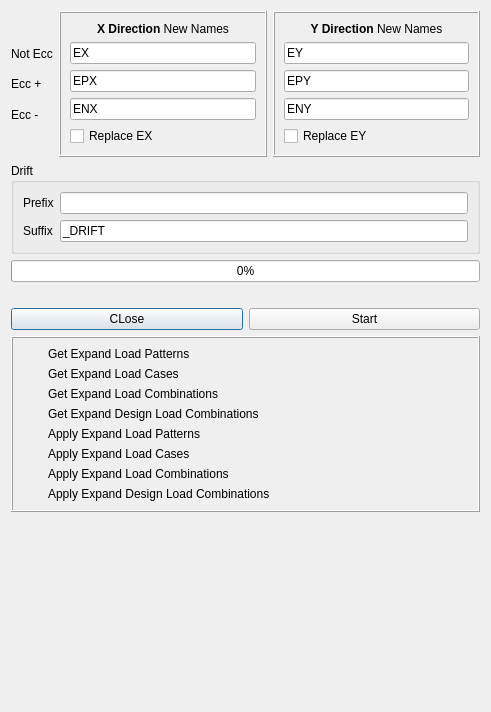
<?xml version="1.0" encoding="UTF-8"?>
<ui version="4.0">
 <class>Dialog</class>
 <widget class="QDialog" name="Dialog">
  <property name="geometry">
   <rect>
    <x>0</x>
    <y>0</y>
    <width>491</width>
    <height>712</height>
   </rect>
  </property>
  <property name="windowTitle">
   <string>Explode Seismic Load Patterns</string>
  </property>
  <layout class="QVBoxLayout" name="verticalLayout_4">
   <item>
    <layout class="QHBoxLayout" name="horizontalLayout_2">
     <item>
      <layout class="QVBoxLayout" name="verticalLayout">
       <item>
        <widget class="QLabel" name="label">
         <property name="text">
          <string/>
         </property>
        </widget>
       </item>
       <item>
        <widget class="QLabel" name="label_6">
         <property name="text">
          <string>Not Ecc</string>
         </property>
        </widget>
       </item>
       <item>
        <widget class="QLabel" name="label_2">
         <property name="text">
          <string>Ecc +</string>
         </property>
        </widget>
       </item>
       <item>
        <widget class="QLabel" name="label_3">
         <property name="text">
          <string>Ecc -</string>
         </property>
        </widget>
       </item>
       <item>
        <widget class="QLabel" name="label_7">
         <property name="text">
          <string/>
         </property>
        </widget>
       </item>
      </layout>
     </item>
     <item>
      <layout class="QHBoxLayout" name="horizontalLayout">
       <item>
        <widget class="QFrame" name="frame">
         <property name="frameShape">
          <enum>QFrame::Box</enum>
         </property>
         <property name="frameShadow">
          <enum>QFrame::Raised</enum>
         </property>
         <layout class="QVBoxLayout" name="verticalLayout_2">
          <item>
           <widget class="QLabel" name="label_4">
            <property name="text">
             <string>&lt;html&gt;&lt;head/&gt;&lt;body&gt;&lt;p&gt;&lt;span style=&quot; font-weight:600;&quot;&gt;X Direction&lt;/span&gt; New Names&lt;/p&gt;&lt;/body&gt;&lt;/html&gt;</string>
            </property>
            <property name="alignment">
             <set>Qt::AlignCenter</set>
            </property>
           </widget>
          </item>
          <item>
           <widget class="QLineEdit" name="ex">
            <property name="text">
             <string>EX</string>
            </property>
           </widget>
          </item>
          <item>
           <widget class="QLineEdit" name="epx">
            <property name="text">
             <string>EPX</string>
            </property>
           </widget>
          </item>
          <item>
           <widget class="QLineEdit" name="enx">
            <property name="text">
             <string>ENX</string>
            </property>
           </widget>
          </item>
          <item>
           <widget class="QCheckBox" name="replace_ex">
            <property name="text">
             <string>Replace EX</string>
            </property>
           </widget>
          </item>
         </layout>
        </widget>
       </item>
       <item>
        <widget class="QFrame" name="frame_2">
         <property name="frameShape">
          <enum>QFrame::Box</enum>
         </property>
         <property name="frameShadow">
          <enum>QFrame::Raised</enum>
         </property>
         <layout class="QVBoxLayout" name="verticalLayout_3">
          <item>
           <widget class="QLabel" name="label_5">
            <property name="text">
             <string>&lt;html&gt;&lt;head/&gt;&lt;body&gt;&lt;p&gt;&lt;span style=&quot; font-weight:600;&quot;&gt;Y Direction&lt;/span&gt; New Names&lt;/p&gt;&lt;/body&gt;&lt;/html&gt;</string>
            </property>
            <property name="alignment">
             <set>Qt::AlignCenter</set>
            </property>
           </widget>
          </item>
          <item>
           <widget class="QLineEdit" name="ey">
            <property name="text">
             <string>EY</string>
            </property>
           </widget>
          </item>
          <item>
           <widget class="QLineEdit" name="epy">
            <property name="text">
             <string>EPY</string>
            </property>
           </widget>
          </item>
          <item>
           <widget class="QLineEdit" name="eny">
            <property name="text">
             <string>ENY</string>
            </property>
           </widget>
          </item>
          <item>
           <widget class="QCheckBox" name="replace_ey">
            <property name="text">
             <string>Replace EY</string>
            </property>
           </widget>
          </item>
         </layout>
        </widget>
       </item>
      </layout>
     </item>
    </layout>
   </item>
   <item>
    <widget class="QGroupBox" name="groupBox">
     <property name="title">
      <string>Drift</string>
     </property>
     <layout class="QGridLayout" name="gridLayout_4">
      <item row="0" column="0">
       <widget class="QLabel" name="label_9">
        <property name="text">
         <string>Prefix</string>
        </property>
       </widget>
      </item>
      <item row="0" column="1">
       <widget class="QLineEdit" name="drift_prefix">
        <property name="text">
         <string/>
        </property>
       </widget>
      </item>
      <item row="1" column="0">
       <widget class="QLabel" name="label_10">
        <property name="text">
         <string>Suffix</string>
        </property>
       </widget>
      </item>
      <item row="1" column="1">
       <widget class="QLineEdit" name="drift_suffix">
        <property name="text">
         <string>_DRIFT</string>
        </property>
       </widget>
      </item>
     </layout>
    </widget>
   </item>
   <item>
    <widget class="QProgressBar" name="progressbar">
     <property name="value">
      <number>0</number>
     </property>
    </widget>
   </item>
   <item>
    <widget class="QLabel" name="result_label">
     <property name="text">
      <string/>
     </property>
    </widget>
   </item>
   <item>
    <layout class="QHBoxLayout" name="horizontalLayout_3">
     <item>
      <widget class="QPushButton" name="close_button">
       <property name="text">
        <string>CLose</string>
       </property>
      </widget>
     </item>
     <item>
      <widget class="QPushButton" name="start_button">
       <property name="text">
        <string>Start</string>
       </property>
      </widget>
     </item>
    </layout>
   </item>
   <item>
    <widget class="QFrame" name="frame_3">
     <property name="frameShape">
      <enum>QFrame::Box</enum>
     </property>
     <property name="frameShadow">
      <enum>QFrame::Raised</enum>
     </property>
     <layout class="QGridLayout" name="gridLayout">
      <item row="4" column="1">
       <widget class="QLabel" name="label_15">
        <property name="text">
         <string>Apply Expand Load Patterns</string>
        </property>
       </widget>
      </item>
      <item row="5" column="0">
       <widget class="QLabel" name="set_loadcase">
        <property name="maximumSize">
         <size>
          <width>20</width>
          <height>20</height>
         </size>
        </property>
        <property name="font">
         <font>
          <pointsize>8</pointsize>
         </font>
        </property>
        <property name="text">
         <string/>
        </property>
        <property name="pixmap">
         <pixmap resource="../../py_widget/resource.qrc">:/safe/Resources/icons/cancel.png</pixmap>
        </property>
        <property name="scaledContents">
         <bool>true</bool>
        </property>
       </widget>
      </item>
      <item row="4" column="0">
       <widget class="QLabel" name="set_loadpat">
        <property name="maximumSize">
         <size>
          <width>20</width>
          <height>20</height>
         </size>
        </property>
        <property name="font">
         <font>
          <pointsize>8</pointsize>
         </font>
        </property>
        <property name="text">
         <string/>
        </property>
        <property name="pixmap">
         <pixmap resource="../../py_widget/resource.qrc">:/safe/Resources/icons/cancel.png</pixmap>
        </property>
        <property name="scaledContents">
         <bool>true</bool>
        </property>
       </widget>
      </item>
      <item row="5" column="1">
       <widget class="QLabel" name="label_16">
        <property name="text">
         <string>Apply Expand Load Cases</string>
        </property>
       </widget>
      </item>
      <item row="3" column="0">
       <widget class="QLabel" name="get_design_loadcomb">
        <property name="maximumSize">
         <size>
          <width>20</width>
          <height>20</height>
         </size>
        </property>
        <property name="font">
         <font>
          <pointsize>8</pointsize>
         </font>
        </property>
        <property name="text">
         <string/>
        </property>
        <property name="pixmap">
         <pixmap resource="../../py_widget/resource.qrc">:/safe/Resources/icons/cancel.png</pixmap>
        </property>
        <property name="scaledContents">
         <bool>true</bool>
        </property>
       </widget>
      </item>
      <item row="2" column="0">
       <widget class="QLabel" name="get_loadcomb">
        <property name="maximumSize">
         <size>
          <width>20</width>
          <height>20</height>
         </size>
        </property>
        <property name="font">
         <font>
          <pointsize>8</pointsize>
         </font>
        </property>
        <property name="text">
         <string/>
        </property>
        <property name="pixmap">
         <pixmap resource="../../py_widget/resource.qrc">:/safe/Resources/icons/cancel.png</pixmap>
        </property>
        <property name="scaledContents">
         <bool>true</bool>
        </property>
       </widget>
      </item>
      <item row="0" column="0">
       <widget class="QLabel" name="get_loadpat">
        <property name="maximumSize">
         <size>
          <width>20</width>
          <height>20</height>
         </size>
        </property>
        <property name="font">
         <font>
          <pointsize>8</pointsize>
         </font>
        </property>
        <property name="text">
         <string/>
        </property>
        <property name="pixmap">
         <pixmap resource="../../py_widget/resource.qrc">:/safe/Resources/icons/cancel.png</pixmap>
        </property>
        <property name="scaledContents">
         <bool>true</bool>
        </property>
       </widget>
      </item>
      <item row="2" column="1">
       <widget class="QLabel" name="label_13">
        <property name="text">
         <string>Get Expand Load Combinations</string>
        </property>
       </widget>
      </item>
      <item row="1" column="0">
       <widget class="QLabel" name="get_loadcase">
        <property name="maximumSize">
         <size>
          <width>20</width>
          <height>20</height>
         </size>
        </property>
        <property name="font">
         <font>
          <pointsize>8</pointsize>
         </font>
        </property>
        <property name="text">
         <string/>
        </property>
        <property name="pixmap">
         <pixmap resource="../../py_widget/resource.qrc">:/safe/Resources/icons/cancel.png</pixmap>
        </property>
        <property name="scaledContents">
         <bool>true</bool>
        </property>
       </widget>
      </item>
      <item row="1" column="1">
       <widget class="QLabel" name="label_12">
        <property name="text">
         <string>Get Expand Load Cases</string>
        </property>
       </widget>
      </item>
      <item row="3" column="1">
       <widget class="QLabel" name="label_14">
        <property name="text">
         <string>Get Expand Design Load Combinations</string>
        </property>
       </widget>
      </item>
      <item row="6" column="1">
       <widget class="QLabel" name="label_17">
        <property name="text">
         <string>Apply Expand Load Combinations</string>
        </property>
       </widget>
      </item>
      <item row="6" column="0">
       <widget class="QLabel" name="set_loadcomb">
        <property name="maximumSize">
         <size>
          <width>20</width>
          <height>20</height>
         </size>
        </property>
        <property name="font">
         <font>
          <pointsize>8</pointsize>
         </font>
        </property>
        <property name="text">
         <string/>
        </property>
        <property name="pixmap">
         <pixmap resource="../../py_widget/resource.qrc">:/safe/Resources/icons/cancel.png</pixmap>
        </property>
        <property name="scaledContents">
         <bool>true</bool>
        </property>
       </widget>
      </item>
      <item row="0" column="1">
       <widget class="QLabel" name="label_11">
        <property name="text">
         <string>Get Expand Load Patterns</string>
        </property>
       </widget>
      </item>
      <item row="7" column="0">
       <widget class="QLabel" name="set_design_loadcomb">
        <property name="maximumSize">
         <size>
          <width>20</width>
          <height>20</height>
         </size>
        </property>
        <property name="font">
         <font>
          <pointsize>8</pointsize>
         </font>
        </property>
        <property name="text">
         <string/>
        </property>
        <property name="pixmap">
         <pixmap resource="../../py_widget/resource.qrc">:/safe/Resources/icons/cancel.png</pixmap>
        </property>
        <property name="scaledContents">
         <bool>true</bool>
        </property>
       </widget>
      </item>
      <item row="7" column="1">
       <widget class="QLabel" name="label_18">
        <property name="text">
         <string>Apply Expand Design Load Combinations</string>
        </property>
       </widget>
      </item>
     </layout>
    </widget>
   </item>
   <item>
    <spacer name="verticalSpacer">
     <property name="orientation">
      <enum>Qt::Vertical</enum>
     </property>
     <property name="sizeHint" stdset="0">
      <size>
       <width>20</width>
       <height>40</height>
      </size>
     </property>
    </spacer>
   </item>
  </layout>
 </widget>
 <resources>
  <include location="../../py_widget/resource.qrc"/>
 </resources>
 <connections/>
</ui>
